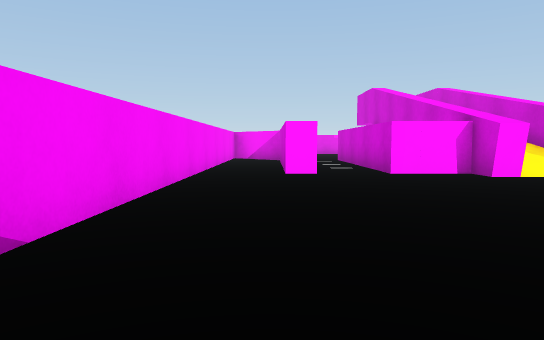
[1] (above)

18 first-person views from a walk through a 3-D level made in the Unity game engine. The camera is 0.59 m above the floor, tilts 4° down and sees 70° across. The floor is counted in squares, 1 m on a side. Each view is taken from the middle of a square. On the plan, view 1 faces up. The plan holds only what a view shows up to about 10 squares ahead; the rest is blank. The place goes on beyond the plan. Surface patterns are stand-ins for the level's own textures.

[2]
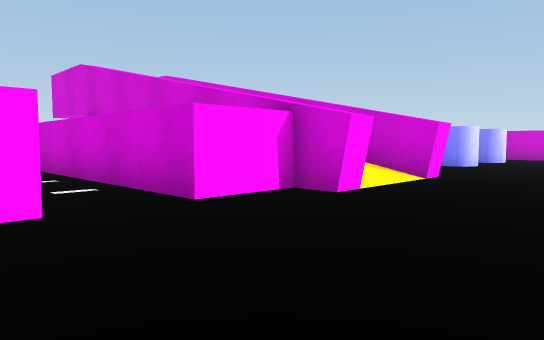

[3]
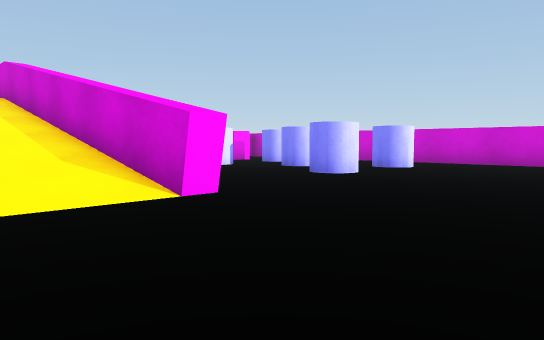

[4]
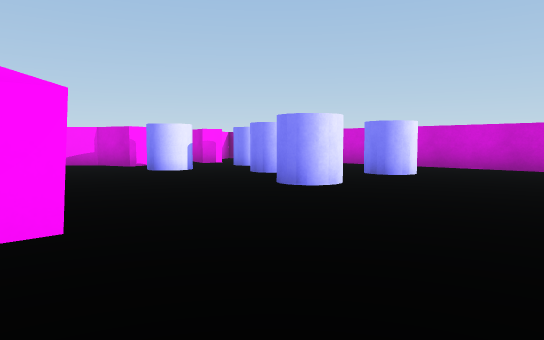

[5]
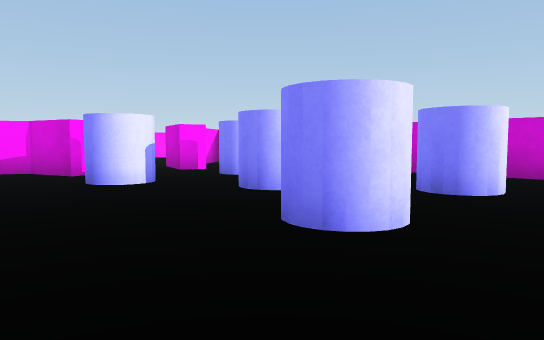

[6]
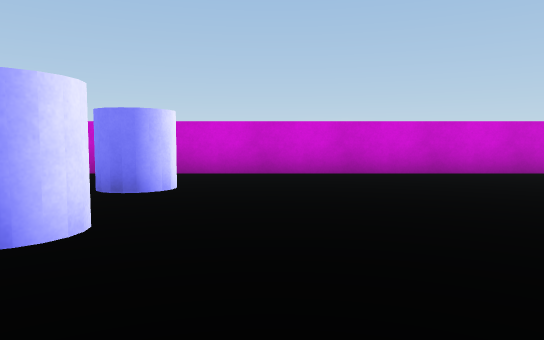

[7]
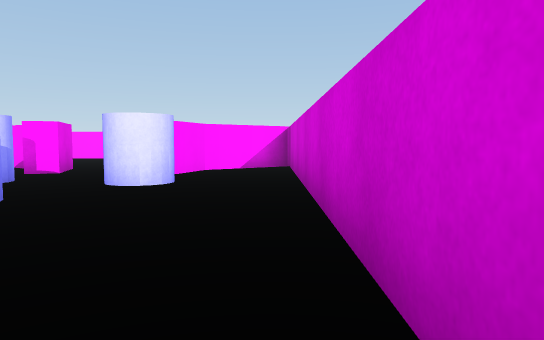

[8]
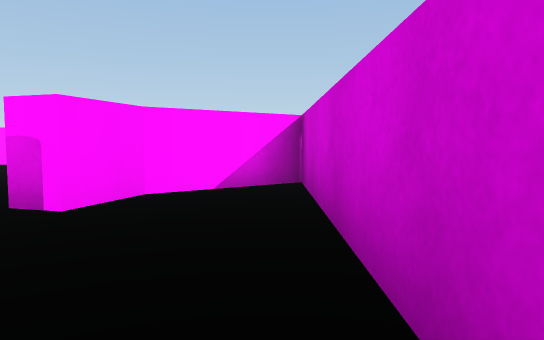

[9]
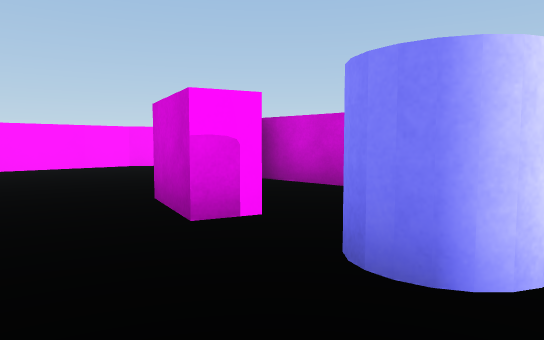

[10]
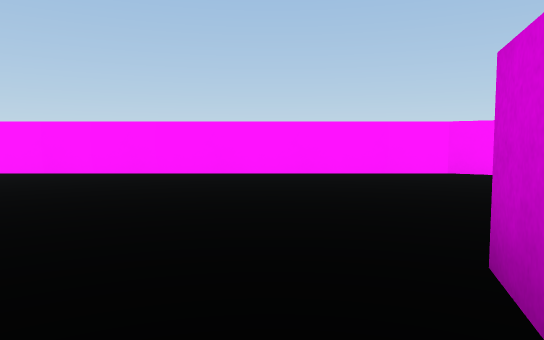

[11]
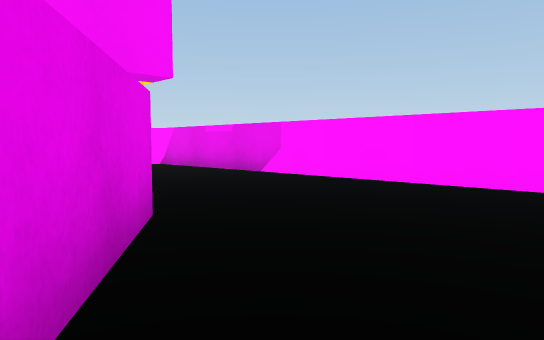

[12]
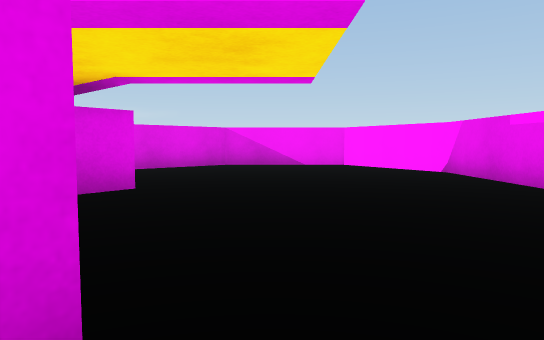

[13]
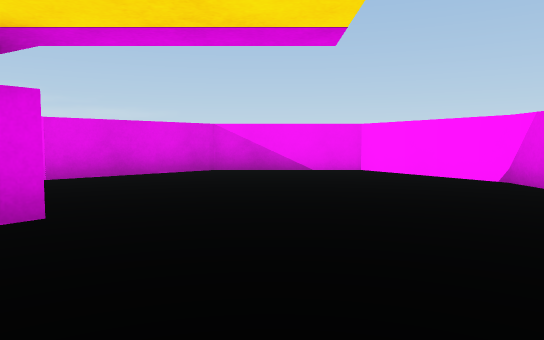

[14]
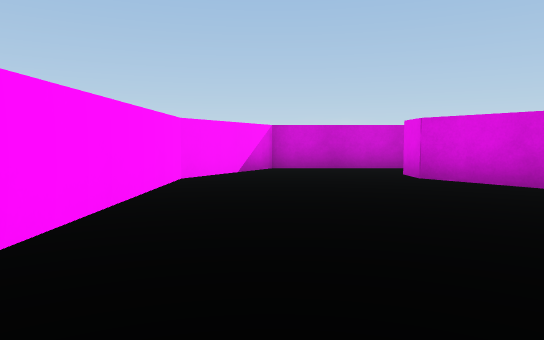

[15]
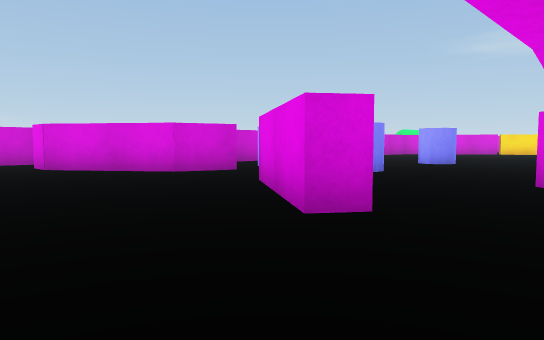

[16]
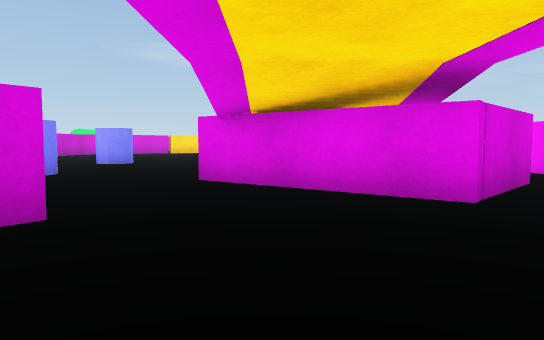

[17]
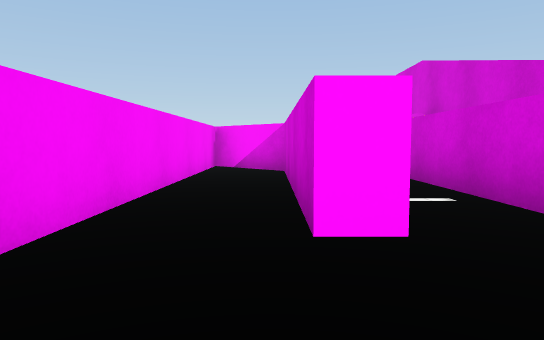

[18]
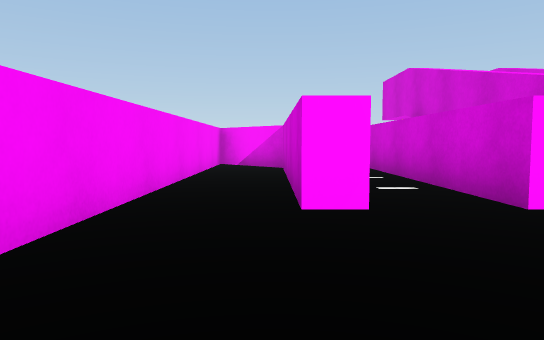

### Floor plan
Key: @ floor where view 1 was taken; # wall or solid block; . floor; / step, stairs or slope; = window, fence, low wall or low ledge; B block; C blue cylinder.
Columns run from 2 left of view 1 to 18 right of it. Each row starts with its distance up from view 1.
 21   #################
 20  ##...............###
 19 ##..................#
 18 #..... .. ..........#
 17 #.....   . .........#
 16 #.....    ##....###.#
 15 ###...#    ##..##.#
 14 #.##.##/# ..BB.B..#
 13 #..#.## =#........#
 12 #..#.## /#..CC.C..#
 11 #..#.##//#...... .#
 10 #..#.##//#....C  .#
  9 #..#.##//#....C...#
  8 #..#.B#//#..CC.C..#
  7 #.....#//#..C..C..#
  6 #.................#
  5 # . ... ..........#
  4 # .     .   ......#
  3 #     .        ...#
  2 #              ...#
  1                  .#
  0   @

Positions as (right, up) in squares from view 1, and headings:
1: (0, 0), facing up
2: (0, 4), facing up-right
3: (4, 3), facing up-right
4: (6, 4), facing up-right
5: (8, 6), facing up-right
6: (8, 6), facing right
7: (15, 6), facing up
8: (15, 10), facing up
9: (11, 11), facing up-right
10: (12, 13), facing up
11: (11, 15), facing up-left
12: (9, 17), facing left
13: (7, 17), facing left
14: (9, 19), facing right
15: (6, 19), facing down-right
16: (6, 19), facing down
17: (0, 5), facing up
18: (0, 4), facing up
